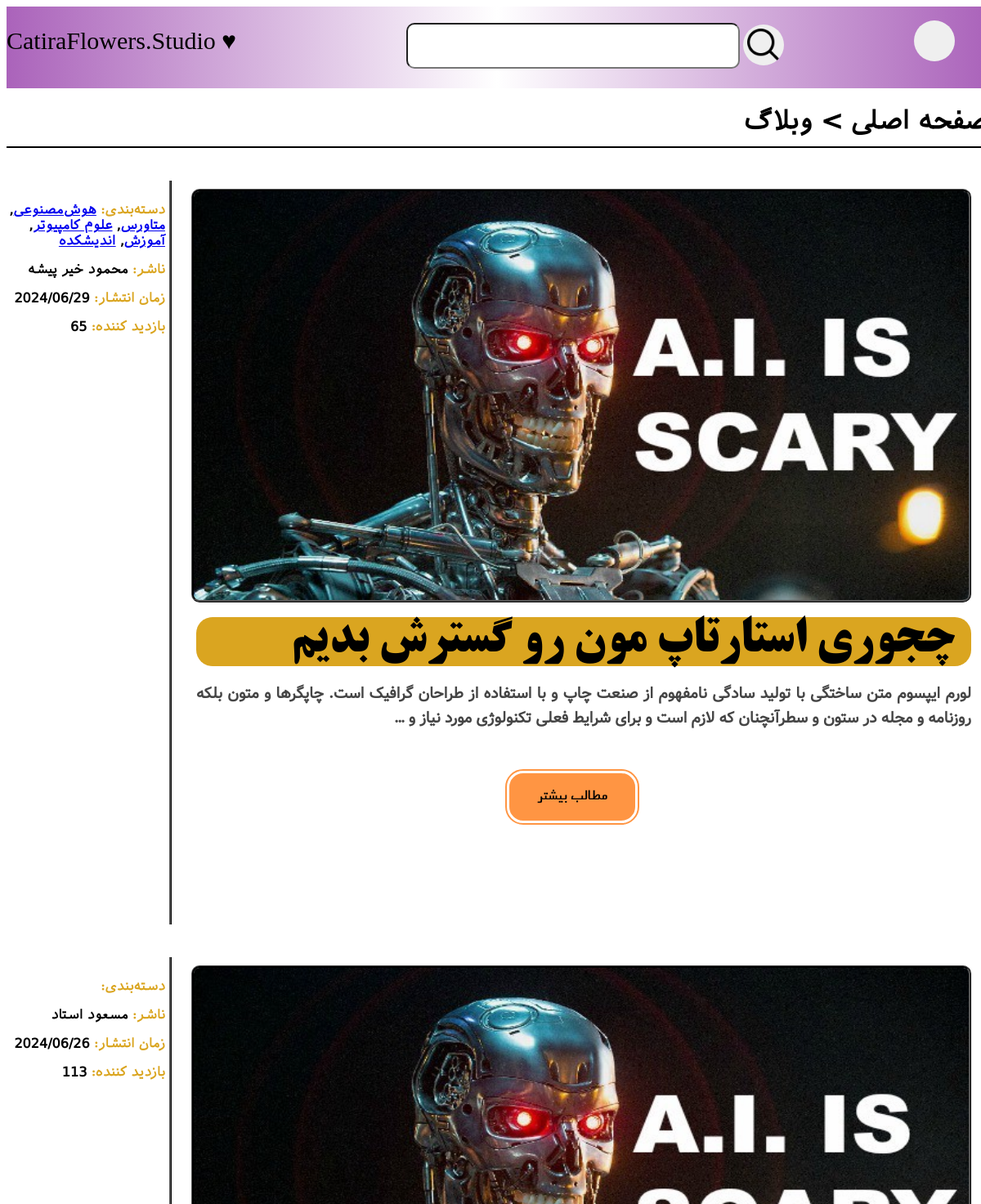
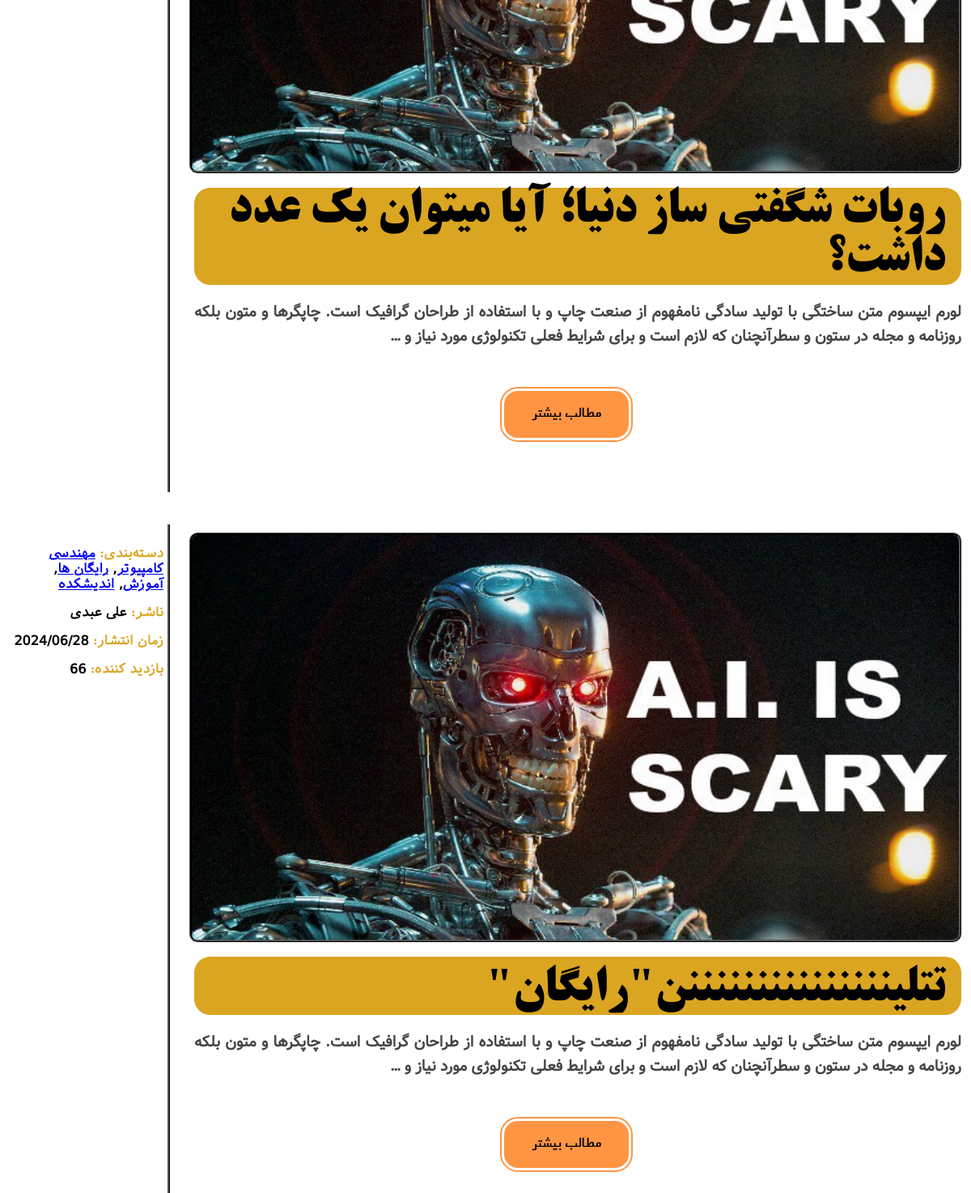
The page / on the database its author committed (2 pictures, top to bottom).
### pixe/models.py (models this page shows, shortened)
class Categoris(models.Model):
    name = models.CharField(max_length=255)

class Post(models.Model):
    publisher = models.CharField(max_length=470)
    p_date = models.DateTimeField(null=True)
    c_view = models.IntegerField(default=0)
    title = models.CharField(max_length=70,default="Null")
    status = models.BooleanField(default=True)
    disc = models.TextField()
    image = models.ImageField(upload_to='blog',default='blog/1571774856481.jpg')
    category = models.ManyToManyField(Categoris, blank=True)

### pixe/views.py (the view)
# urls.py: path('',post,name='post'),
def post(request,name=None):
    rdate = now.timestamp()
    context = dict(post=list())
    p = Post.objects.all()
    if name:
        p = p.filter(category__name=name)
    for i in p:
        ridate = i.p_date.timestamp()
        if ridate < rdate and i.status:
            context['post'].append(
                dataAdapt(i.id,i.publisher,i.p_date,i.c_view,i.title,i.disc,i.image,i.category)
            )
            context['rdate'] = rdate
            context['ridate'] = ridate
    return render(request, 'index.html',context)

### templates/index.html (shortened to what this page needs)
{% load static %}
{% load Post_t %}
<!DOCTYPE html>
<html lang="en">
<head>
    <link rel="stylesheet" href="{% static 'index.css' %}">
</head>
<body>
    <div class="searchBar"> <span id="s">CatiraFlowers.Studio ♥</span>
        <div class="middle">
            <input type="text" name="src" id="tsrc">
            <button id="src"></button>
        </div>
        <button id="sign"></button>
    </div>
    <div id="post"><h1>صفحه اصلی > وبلاگ</h1></div>
    <div class="content">
        {% for i in post %}
        <div class="blog">
            <div class="pick">
                <p><span>دسته‌بندی:</span>
                    {% for c in i.category.all %}
                    <a href="{% url 'category' name=c.name %}">{{c.name}}</a>{% if not forloop.last %}, {% endif %}
                    {% endfor %}
                </p>
                <p><span>ناشر: </span>{{i.publisher}}</p>
                <p><span>زمان انتشار: </span>{{i.p_date|date:"Y/m/d"}}</p>
                <p><span>بازدید کننده: </span>{{i.c_view}}</p>
            </div>
            <div class="status">
                <img src="{{i.image.url}}" alt="Pic" id="pic">
                <h1>{{i.title}}</h1>
                <p>
                    {{i.disc|truncatewords:40}}
                </p>
                <a href="{% url 'single' ids=i.id %}"><button id="smore">مطالب بیشتر</button></a>
            </div>
        </div>
        {% endfor %}
    </div>
</body>
</html>

### pixe/static/index.css (style rules this page uses)
:root { --psize:90px }
#s { margin-top: 25px; font-family: cursive; font-size: 30px; }
.searchBar { width: 1200px; height: 100px; background-image: linear-gradient(to left, hsl(289, 39%, 56%), hsl(0, 0%, 100%),hsl(289, 39%, 56%)); box-sizing: border-box; display: flex; margin: 0 auto; }
.middle { width: 600px; height: inherit; margin: 0 auto; text-align: right; padding-top: 5px; }
#sign { width: 50px; height: 50px; background-image: url(icons8-login-50.png); background-size: contain; position: relative; top:17px; border-width: 0; border-radius: 100%; margin-left: 90px; margin-right: 40px; }
#src { width: 50px; height: 50px; background-image: url(icons8-search-60.png); background-size: contain; position: relative; top:17px; border-width: 0; border-radius: 100%; }
#tsrc { width: 400px; height: 50px; border-radius: 10px; font-size: 20px; outline-width: 0; }
#post { width: 1200px; display: block; text-align: right; height: 50px; border-bottom: 2px solid #000; margin: 0 auto; font-family: ir-sans; }
.content { padding-top: 20px; width: 1200px; margin: 0 auto; }
.blog { margin-top: 20px; display: flex; gap: 30px; height: fit-content; padding-bottom: 20px; }
.pick { width: 85vw; height: 900px; direction: rtl; border-right: 3px ridge black; padding-right: 5px; padding-top: 10px; font-family: ir-sans; font-weight: 600; }
.pick span { font-weight: bold; color:goldenrod }
.status p { color:#454545; font-size: 19px; font-weight: 600; text-align: justify; height: var(--psize); overflow: hidden; text-overflow:ellipsis; width: 948px; }
.status button { border-width: 3px; border-color: white; border-style: solid; border-radius: 20px; outline: 2px solid #ff9543; font-size: 20px; width: 10rem; height: 4rem; background-color: #ff9543; margin: 0 43%; font-family: m; }
.status { height: 700px; direction: rtl; padding-right: 20px; padding-top: 10px; font-family: m-m; }
.status h1 { margin: 10px 0 0 0 ; padding-right: 20px; display: block; font-family: B-titr; font-size: 60px; background-color: goldenrod; border-radius: 20px; }
#pic { display: inline-block; width: 100%; height: 500px; border: 3px ridge black; border-radius: 10px; background-size:contain; }

### rows shown on the page
Categoris: name "هوش‌مصنوعی"
Categoris: name "متاورس"
Categoris: name "علوم کامپیوتر"
Categoris: name "آموزش"
Categoris: name "اندیشکده"
Post: publisher "محمود خیر پیشه", p_date "2024/06/29", title "چجوری استارتاپ مون رو گسترش بدیم", disc "لورم ایپسوم متن ساختگی با تولید سادگی نامفهوم از صنعت چاپ و با استفاده از طراحان گرافیک است. چاپگرها و متون بلکه روزنامه و مجله در ستون و سطرآنچنان که لازم است و برای شرایط فعلی تکنولوژی مورد نیاز و …"
Post: publisher "مسعود استاد", p_date "2024/06/26", title "روبات شگفتی ساز دنیا؛ آیا میتوان یک عدد داشت؟", disc "لورم ایپسوم متن ساختگی با تولید سادگی نامفهوم از صنعت چاپ و با استفاده از طراحان گرافیک است. چاپگرها و متون بلکه روزنامه و مجله در ستون و سطرآنچنان که لازم است و برای شرایط فعلی تکنولوژی مورد نیاز و …"
Categoris: name "مهندسی کامپیوتر"
Categoris: name "رایگان ها"
Post: publisher "علی عبدی", p_date "2024/06/28", title "تتلینننننننننننننننن\"رایگان\"", disc "لورم ایپسوم متن ساختگی با تولید سادگی نامفهوم از صنعت چاپ و با استفاده از طراحان گرافیک است. چاپگرها و متون بلکه روزنامه و مجله در ستون و سطرآنچنان که لازم است و برای شرایط فعلی تکنولوژی مورد نیاز و …"

### other values the page prints
{{ i.c_view }} "65" "113" "66"
